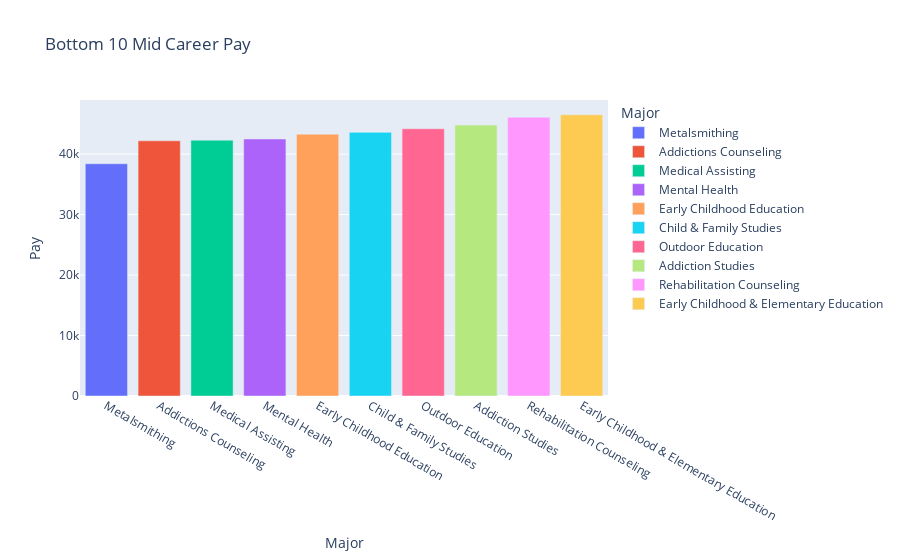

The cell this chart's notebook holds for it:
### Code cell
bottom_10_mid = df[['Major','Mid-Career Pay']].sort_values('Mid-Career Pay', ascending=True).head(10)

fig = px.bar(bottom_10_mid, x=bottom_10_mid['Major'], y=bottom_10_mid['Mid-Career Pay'], 
             title='Bottom 10 Mid Career Pay', color=bottom_10_mid['Major'])
fig.update_layout(xaxis_title='Major', 
                          yaxis_title='Pay')
fig.show()

### Figure 1 — Plotly figure (JSON) as saved in the notebook; plotly's stock layout.template omitted (floating-point values rounded to 4 significant figures)
{"data": [{"alignmentgroup": "True", "hovertemplate": "Major=%{x}<br>Mid-Career Pay=%{y}<extra></extra>", "legendgroup": "Metalsmithing", "marker": {"color": "#636efa"}, "name": "Metalsmithing", "offsetgroup": "Metalsmithing", "orientation": "v", "showlegend": true, "textposition": "auto", "type": "bar", "x": ["Metalsmithing"], "xaxis": "x", "y": [38400], "yaxis": "y"}, {"alignmentgroup": "True", "hovertemplate": "Major=%{x}<br>Mid-Career Pay=%{y}<extra></extra>", "legendgroup": "Addictions Counseling", "marker": {"color": "#EF553B"}, "name": "Addictions Counseling", "offsetgroup": "Addictions Counseling", "orientation": "v", "showlegend": true, "textposition": "auto", "type": "bar", "x": ["Addictions Counseling"], "xaxis": "x", "y": [42200], "yaxis": "y"}, {"alignmentgroup": "True", "hovertemplate": "Major=%{x}<br>Mid-Career Pay=%{y}<extra></extra>", "legendgroup": "Medical Assisting", "marker": {"color": "#00cc96"}, "name": "Medical Assisting", "offsetgroup": "Medical Assisting", "orientation": "v", "showlegend": true, "textposition": "auto", "type": "bar", "x": ["Medical Assisting"], "xaxis": "x", "y": [42300], "yaxis": "y"}, {"alignmentgroup": "True", "hovertemplate": "Major=%{x}<br>Mid-Career Pay=%{y}<extra></extra>", "legendgroup": "Mental Health", "marker": {"color": "#ab63fa"}, "name": "Mental Health", "offsetgroup": "Mental Health", "orientation": "v", "showlegend": true, "textposition": "auto", "type": "bar", "x": ["Mental Health"], "xaxis": "x", "y": [42500], "yaxis": "y"}, {"alignmentgroup": "True", "hovertemplate": "Major=%{x}<br>Mid-Career Pay=%{y}<extra></extra>", "legendgroup": "Early Childhood Education", "marker": {"color": "#FFA15A"}, "name": "Early Childhood Education", "offsetgroup": "Early Childhood Education", "orientation": "v", "showlegend": true, "textposition": "auto", "type": "bar", "x": ["Early Childhood Education"], "xaxis": "x", "y": [43300], "yaxis": "y"}, {"alignmentgroup": "True", "hovertemplate": "Major=%{x}<br>Mid-Career Pay=%{y}<extra></extra>", "legendgroup": "Child & Family Studies", "marker": {"color": "#19d3f3"}, "name": "Child & Family Studies", "offsetgroup": "Child & Family Studies", "orientation": "v", "showlegend": true, "textposition": "auto", "type": "bar", "x": ["Child & Family Studies"], "xaxis": "x", "y": [43600], "yaxis": "y"}, {"alignmentgroup": "True", "hovertemplate": "Major=%{x}<br>Mid-Career Pay=%{y}<extra></extra>", "legendgroup": "Outdoor Education", "marker": {"color": "#FF6692"}, "name": "Outdoor Education", "offsetgroup": "Outdoor Education", "orientation": "v", "showlegend": true, "textposition": "auto", "type": "bar", "x": ["Outdoor Education"], "xaxis": "x", "y": [44200], "yaxis": "y"}, {"alignmentgroup": "True", "hovertemplate": "Major=%{x}<br>Mid-Career Pay=%{y}<extra></extra>", "legendgroup": "Addiction Studies", "marker": {"color": "#B6E880"}, "name": "Addiction Studies", "offsetgroup": "Addiction Studies", "orientation": "v", "showlegend": true, "textposition": "auto", "type": "bar", "x": ["Addiction Studies"], "xaxis": "x", "y": [44800], "yaxis": "y"}, {"alignmentgroup": "True", "hovertemplate": "Major=%{x}<br>Mid-Career Pay=%{y}<extra></extra>", "legendgroup": "Rehabilitation Counseling", "marker": {"color": "#FF97FF"}, "name": "Rehabilitation Counseling", "offsetgroup": "Rehabilitation Counseling", "orientation": "v", "showlegend": true, "textposition": "auto", "type": "bar", "x": ["Rehabilitation Counseling"], "xaxis": "x", "y": [46100], "yaxis": "y"}, {"alignmentgroup": "True", "hovertemplate": "Major=%{x}<br>Mid-Career Pay=%{y}<extra></extra>", "legendgroup": "Early Childhood & Elementary Education", "marker": {"color": "#FECB52"}, "name": "Early Childhood & Elementary Education", "offsetgroup": "Early Childhood & Elementary Education", "orientation": "v", "showlegend": true, "textposition": "auto", "type": "bar", "x": ["Early Childhood & Elementary Education"], "xaxis": "x", "y": [46500], "yaxis": "y"}], "layout": {"barmode": "relative", "legend": {"title": {"text": "Major"}, "tracegroupgap": 0}, "title": {"text": "Bottom 10 Mid Career Pay"}, "xaxis": {"anchor": "y", "categoryarray": ["Metalsmithing", "Addictions Counseling", "Medical Assisting", "Mental Health", "Early Childhood Education", "Child & Family Studies", "Outdoor Education", "Addiction Studies", "Rehabilitation Counseling", "Early Childhood & Elementary Education"], "categoryorder": "array", "domain": [0, 1], "title": {"text": "Major"}}, "yaxis": {"anchor": "x", "domain": [0, 1], "title": {"text": "Pay"}}}}
